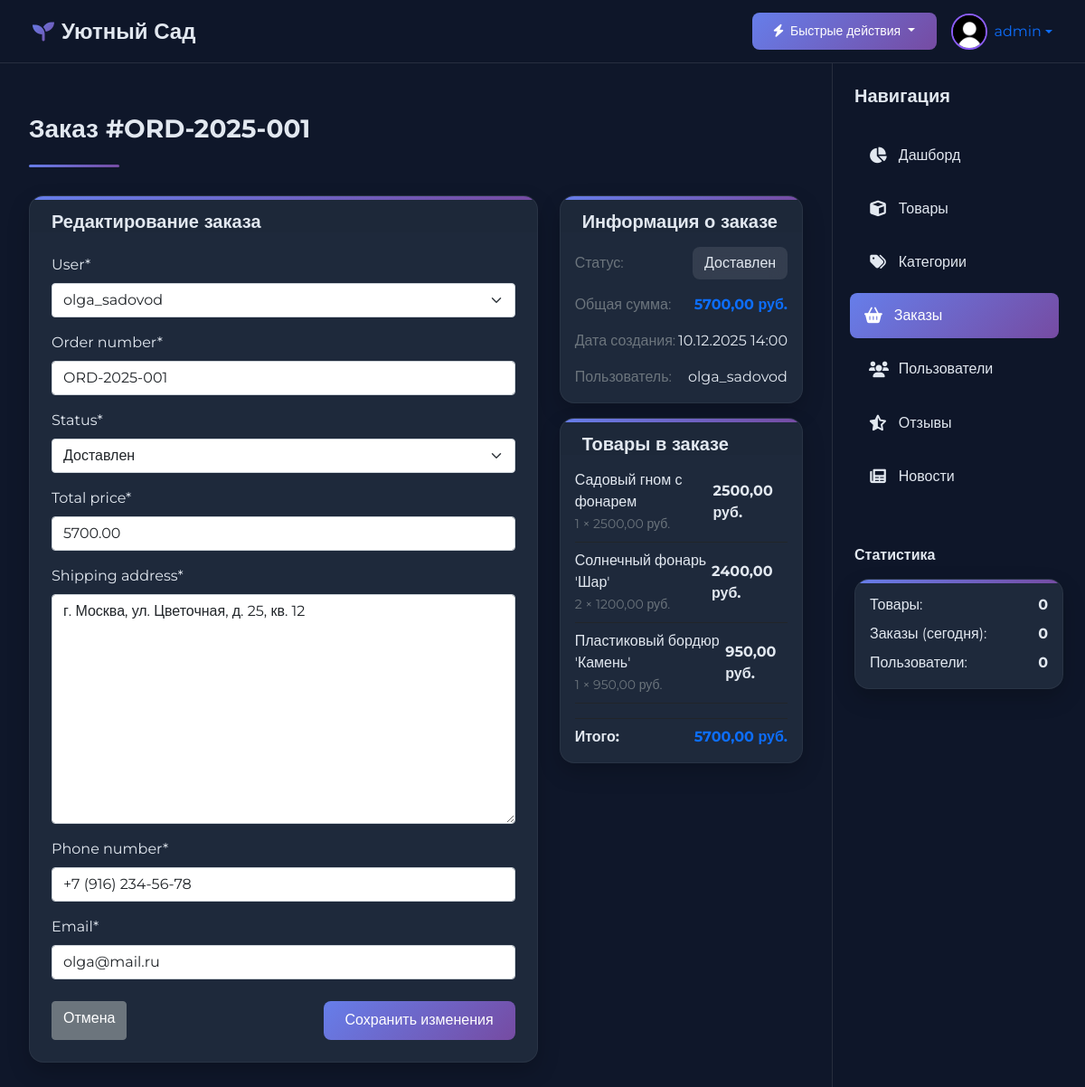
The page /dashboard/orders/1/ (signed in) on the database its author committed.
### orders/models.py (models this page shows, shortened)
class Order(models.Model):
    STATUS_CHOICES = [
        ('pending', 'В обработке'),
        ('confirmed', 'Подтвержден'),
        ('shipped', 'Отправлен'),
        ('delivered', 'Доставлен'),
        ('cancelled', 'Отменен'),
    ]
    user = models.ForeignKey(User, on_delete=models.CASCADE)
    order_number = models.CharField(max_length=20, unique=True)
    status = models.CharField(max_length=20, choices=STATUS_CHOICES, default='pending')
    total_price = models.DecimalField(max_digits=10, decimal_places=2)
    shipping_address = models.TextField()
    phone_number = models.CharField(max_length=20)
    email = models.EmailField()
    created_at = models.DateTimeField(auto_now_add=True)
    updated_at = models.DateTimeField(auto_now=True)
    class Meta:
        ordering = ['-created_at']

class OrderItem(models.Model):
    order = models.ForeignKey(Order, on_delete=models.CASCADE, related_name='items')
    product = models.ForeignKey(Product, on_delete=models.CASCADE)
    quantity = models.PositiveIntegerField()
    price = models.DecimalField(max_digits=10, decimal_places=2)
    @property
    def total_price(self):
        return self.price * self.quantity

### products/models.py (models this page shows, shortened)
class Product(models.Model):
    name = models.CharField(max_length=100, verbose_name="Название")
    slug = models.SlugField(max_length=100, unique=True, blank=True, verbose_name="URL")
    description = models.TextField(verbose_name="Описание")
    price = models.DecimalField(max_digits=10, decimal_places=2, verbose_name="Цена")
    image = models.ImageField(upload_to='products', verbose_name="Изображение")
    category = models.ForeignKey(Category, on_delete=models.CASCADE, verbose_name="Категория")
    in_stock = models.BooleanField(default=True, verbose_name="В наличии")
    created_at = models.DateTimeField(auto_now_add=True, verbose_name="Дата создания")
    updated_at = models.DateTimeField(auto_now=True, verbose_name="Дата обновления")
    class Meta:
        verbose_name = "Товар"
        verbose_name_plural = "Товары"
        ordering = ['-created_at']
    @property
    def image_url(self):
        if self.image and hasattr(self.image, 'url'):
            return self.image.url
        return '/static/images/product-placeholder.jpg'

### dashboard/views.py (the view)
# urls.py: path('orders/<int:pk>/', views.order_detail, name='order_detail'),
@staff_required
def order_detail(request, pk):
    order = get_object_or_404(Order, pk=pk)
    if request.method == 'POST':
        form = OrderAdminForm(request.POST, instance=order)
        if form.is_valid():
            form.save()
            messages.success(request, f'Заказ #{order.order_number} успешно обновлен!')
            return redirect('dashboard:order_detail', pk=order.pk)
        else:
            messages.error(request, 'Пожалуйста, исправьте ошибки в форме.')
    else:
        form = OrderAdminForm(instance=order)
    return render(request, 'dashboard/orders/detail.html', {
        'order': order,
        'form': form
    })

### dashboard/forms.py
class OrderAdminForm(forms.ModelForm):
    class Meta:
        model = Order
        fields = '__all__'

### cart/context_processors.py (called while the page is built)
def cart(request):
    if request.user.is_authenticated:
        cart, created = request.user.cart_set.get_or_create()
        for item in cart.items.all():
            if hasattr(item.product, 'image_url'):
                item.product.safe_image_url = item.product.image_url
            else:
                item.product.safe_image_url = '/static/images/product-placeholder.jpg'
        return {'cart': cart}
    return {'cart': None}

### dashboard/views.py (called while the page is built)
def staff_required(function):
    decorator = user_passes_test(lambda u: u.is_staff, login_url='/admin/login/')
    return decorator(function)

### templates/dashboard/orders/detail.html (shortened to what this page needs)
{% extends 'dashboard/base.html' %}
{% load crispy_forms_tags %}
{% block page_title %}Заказ #{{ order.order_number }}{% endblock %}
{% block content %}
<div class="row g-4">
    <div class="col-md-8">
        <div class="glass-card">
            <div class="card-header border-0 pb-0 pt-3 px-4">
                <h5 class="fw-bold mb-0">Редактирование заказа</h5>
            </div>
            <div class="card-body p-4">
                <form method="post">
                    {{ form|crispy }}
                    <div class="d-flex justify-content-between mt-4">
                        <a href="{% url 'dashboard:order_list' %}" class="btn btn-secondary">Отмена</a>
                        <button type="submit" class="btn btn-neon">Сохранить изменения</button>
                    </div>
                </form>
            </div>
        </div>
    </div>
    <div class="col-md-4">
        <div class="glass-card">
            <div class="card-header border-0 pb-0 pt-3 px-4">
                <h5 class="fw-bold mb-0">Информация о заказе</h5>
            </div>
            <div class="card-body">
                <div class="d-flex justify-content-between align-items-center mb-3">
                    <span class="text-muted">Статус:</span>
                    <span class="badge-glass">{{ order.get_status_display }}</span>
                </div>
                <div class="d-flex justify-content-between align-items-center mb-3">
                    <span class="text-muted">Общая сумма:</span>
                    <span class="fw-bold text-primary">{{ order.total_price }} руб.</span>
                </div>
                <div class="d-flex justify-content-between align-items-center mb-3">
                    <span class="text-muted">Дата создания:</span>
                    <span>{{ order.created_at|date:"d.m.Y H:i" }}</span>
                </div>
                <div class="d-flex justify-content-between align-items-center">
                    <span class="text-muted">Пользователь:</span>
                    <span class="fw-medium">{{ order.user.username }}</span>
                </div>
            </div>
        </div>
        <div class="glass-card mt-3">
            <div class="card-header border-0 pb-0 pt-3 px-4">
                <h5 class="fw-bold mb-0">Товары в заказе</h5>
            </div>
            <div class="card-body">
                {% for item in order.items.all %}
                <div class="d-flex justify-content-between align-items-center mb-2 pb-2 border-bottom border-dark">
                    <div>
                        <span class="fw-medium">{{ item.product.name }}</span>
                        <br>
                        <small class="text-muted">{{ item.quantity }} × {{ item.price }} руб.</small>
                    </div>
                    <span class="fw-bold">{{ item.total_price }} руб.</span>
                </div>
                {% endfor %}
                <div class="d-flex justify-content-between align-items-center mt-3 pt-2 border-top border-dark">
                    <span class="fw-bold">Итого:</span>
                    <span class="fw-bold text-primary">{{ order.total_price }} руб.</span>
                </div>
            </div>
        </div>
    </div>
</div>
{% endblock %}

### templates/dashboard/base.html (shortened to what this page needs)
{% load static %}
<!DOCTYPE html>
<html lang="ru">
<head>
    <link href="https://cdn.jsdelivr.net/npm/bootstrap@5.1.3/dist/css/bootstrap.min.css" rel="stylesheet">
    <link href="https://cdnjs.cloudflare.com/ajax/libs/font-awesome/6.0.0/css/all.min.css" rel="stylesheet">
    <link href="https://cdn.jsdelivr.net/npm/bootstrap-icons@1.7.2/font/bootstrap-icons.css" rel="stylesheet">
</head>
<body>
    <nav class="top-navbar navbar navbar-expand-lg">
        <div class="container-fluid">
            <a class="navbar-brand" href="{% url 'dashboard:dashboard' %}">
                <i class="fas fa-seedling"></i>
                <span class="d-none d-md-inline">Уютный Сад</span>
            </a>
            <div class="d-flex align-items-center">
                <div class="dropdown me-3">
                    <button class="btn btn-neon btn-sm dropdown-toggle" type="button" id="quickActionsDropdown" data-bs-toggle="dropdown">
                        <i class="fas fa-bolt me-1"></i> Быстрые действия
                    </button>
                </div>
                <div class="nav-user-info">
                    <div class="dropdown">
                        <a href="#" class="d-flex align-items-center text-decoration-none dropdown-toggle" id="userDropdown" data-bs-toggle="dropdown">
                            <img src="{% static 'images/avatar-placeholder.jpg' %}" alt="Аватар" class="user-avatar">
                            <span class="ms-2 d-none d-md-inline">{{ user.username }}</span>
                        </a>
                    </div>
                </div>
            </div>
        </div>
    </nav>
    <aside class="right-sidebar">
        <div class="sidebar-content">
            <div class="mb-4">
                <h5 class="fw-bold">Навигация</h5>
            </div>
            <ul class="nav flex-column">
                <li class="nav-item">
                    <a class="nav-link {% if request.resolver_match.url_name == 'dashboard' %}active{% endif %}"
                       href="{% url 'dashboard:dashboard' %}">
                        <i class="fas fa-chart-pie"></i> Дашборд
                    </a>
                </li>
                <li class="nav-item">
                    <a class="nav-link {% if 'product' in request.resolver_match.url_name %}active{% endif %}"
                       href="{% url 'dashboard:product_list' %}">
                        <i class="fas fa-cube"></i> Товары
                    </a>
                </li>
                <li class="nav-item">
                    <a class="nav-link {% if 'category' in request.resolver_match.url_name %}active{% endif %}"
                       href="{% url 'dashboard:category_list' %}">
                        <i class="fas fa-tags"></i> Категории
                    </a>
                </li>
                <li class="nav-item">
                    <a class="nav-link {% if 'order' in request.resolver_match.url_name %}active{% endif %}"
                       href="{% url 'dashboard:order_list' %}">
                        <i class="fas fa-shopping-basket"></i> Заказы
                    </a>
                </li>
                <li class="nav-item">
                    <a class="nav-link {% if 'user' in request.resolver_match.url_name %}active{% endif %}"
                       href="{% url 'dashboard:user_list' %}">
                        <i class="fas fa-users"></i> Пользователи
                    </a>
                </li>
                <li class="nav-item">
                    <a class="nav-link {% if 'review' in request.resolver_match.url_name %}active{% endif %}"
                       href="{% url 'dashboard:review_list' %}">
                        <i class="fas fa-star-half-alt"></i> Отзывы
                    </a>
                </li>
                <li class="nav-item">
                    <a class="nav-link {% if 'news' in request.resolver_match.url_name %}active{% endif %}"
                       href="{% url 'dashboard:news_list' %}">
                        <i class="fas fa-newspaper"></i> Новости
                    </a>
                </li>
            </ul>
            <div class="mt-5">
                <h6 class="fw-bold mb-3">Статистика</h6>
                <div class="glass-card p-3">
                    <div class="d-flex justify-content-between mb-2">
                        <span>Товары:</span>
                        <span class="fw-bold">{{ stats.total_products|default:0 }}</span>
                    </div>
                    <div class="d-flex justify-content-between mb-2">
                        <span>Заказы (сегодня):</span>
                        <span class="fw-bold">{{ stats.recent_orders|default:0 }}</span>
                    </div>
                    <div class="d-flex justify-content-between">
                        <span>Пользователи:</span>
                        <span class="fw-bold">{{ stats.total_users|default:0 }}</span>
                    </div>
                </div>
            </div>
        </div>
    </aside>
    <main class="main-content">
        <div class="page-header">
            <div class="d-flex justify-content-between align-items-center flex-wrap">
                <h1 class="h3 fw-bold mb-0">{% block page_title %}Центр управления{% endblock %}</h1>
            </div>
        </div>
        {% block content %}{% endblock %}
    </main>
</body>
</html>

### templates/dashboard/base.html (style rules this page uses)
:root { --primary-gradient: linear-gradient(135deg, #667eea 0%, #764ba2 100%); --secondary-gradient: linear-gradient(135deg, #f093fb 0%, #f5576c 100%); --success-gradient: linear-gradient(135deg, #4facfe 0%, #00f2fe 100%); --warning-gradient: linear-gradient(135deg, #43e97b 0%, #38f9d7 100%); --dark-bg: #0f172a; --darker-bg: #0a0f1f; --card-bg: #1e293b; --text-light: #e2e8f0; --text-muted: #94a3b8; --accent-color: #8b5cf6; --sidebar-width: 280px; --header-height: 70px; }
body { font-family: 'Montserrat', sans-serif; background-color: var(--dark-bg); color: var(--text-light); overflow-x: hidden; padding-top: var(--header-height); }
.top-navbar { position: fixed; top: 0; left: 0; right: 0; height: var(--header-height); background: rgba(15, 23, 42, 0.95); backdrop-filter: blur(10px); border-bottom: 1px solid rgba(255, 255, 255, 0.1); z-index: 1000; padding: 0 1.5rem; }
.navbar-brand { display: flex; align-items: center; color: var(--text-light); font-weight: 700; font-size: 1.5rem; }
.navbar-brand i { background: var(--primary-gradient); -webkit-background-clip: text; -webkit-text-fill-color: transparent; margin-right: 0.5rem; }
.nav-user-info { display: flex; align-items: center; gap: 1rem; }
.user-avatar { width: 40px; height: 40px; border-radius: 50%; object-fit: cover; border: 2px solid var(--accent-color); }
.right-sidebar { position: fixed; top: var(--header-height); right: 0; bottom: 0; width: var(--sidebar-width); background: rgba(15, 23, 42, 0.9); backdrop-filter: blur(10px); border-left: 1px solid rgba(255, 255, 255, 0.1); z-index: 999; overflow-y: auto; padding: 1.5rem; transition: transform 0.3s ease; }
.right-sidebar .nav-link { color: var(--text-light); padding: 0.8rem 1rem; margin: 0.3rem 0; border-radius: 0.5rem; transition: all 0.3s ease; display: flex; align-items: center; }
.right-sidebar .nav-link:hover, .right-sidebar .nav-link.active { background: var(--primary-gradient); color: white; transform: translateX(-5px); }
.right-sidebar .nav-link i { margin-right: 0.8rem; width: 20px; text-align: center; font-size: 1.1rem; }
.main-content { margin-right: var(--sidebar-width); padding: 2rem; transition: margin-right 0.3s ease; min-height: calc(100vh - var(--header-height)); }
.glass-card { background: var(--card-bg); border-radius: 1rem; border: 1px solid rgba(255, 255, 255, 0.05); box-shadow: 0 10px 25px rgba(0, 0, 0, 0.2); transition: all 0.3s ease; overflow: hidden; position: relative; }
.glass-card:before { content: ''; position: absolute; top: 0; left: 0; width: 100%; height: 4px; background: var(--primary-gradient); }
.page-header { padding: 1.5rem 0; margin-bottom: 2rem; position: relative; }
.page-header:after { content: ''; position: absolute; bottom: -1px; left: 0; width: 100px; height: 3px; background: var(--primary-gradient); border-radius: 3px; }
.badge-glass { background: rgba(255, 255, 255, 0.1); backdrop-filter: blur(10px); color: var(--text-light); padding: 0.4rem 0.8rem; border-radius: 0.5rem; font-weight: 500; }
.btn-neon { background: var(--primary-gradient); border: none; color: white; border-radius: 0.5rem; padding: 0.6rem 1.5rem; font-weight: 500; transition: all 0.3s ease; position: relative; overflow: hidden; }
.btn-neon:before { content: ''; position: absolute; top: 0; left: -100%; width: 100%; height: 100%; background: linear-gradient(90deg, transparent, rgba(255, 255, 255, 0.2), transparent); transition: all 0.5s ease; }

### rows shown on the page
Order: order_number "ORD-2025-001", user "olga_sadovod", status "Доставлен", total_price "5700.00", shipping_address "г. Москва, ул. Цветочная, д. 25, кв. 12", phone_number "+7 (916) 234-56-78", email "olga@mail.ru", total_price "5700,00", created_at "10.12.2025 14:00", user.username "olga_sadovod"
OrderItem: product.name "Садовый гном с фонарем", quantity "1", price "2500,00", total_price "2500,00"
OrderItem: product.name "Солнечный фонарь 'Шар'", quantity "2", price "1200,00", total_price "2400,00"
OrderItem: product.name "Пластиковый бордюр 'Камень'", quantity "1", price "950,00", total_price "950,00"

### other values the page prints
{{ user.username }} "admin"
{{ stats.total_products|default:0 }} "0"
{{ stats.recent_orders|default:0 }} "0"
{{ stats.total_users|default:0 }} "0"
